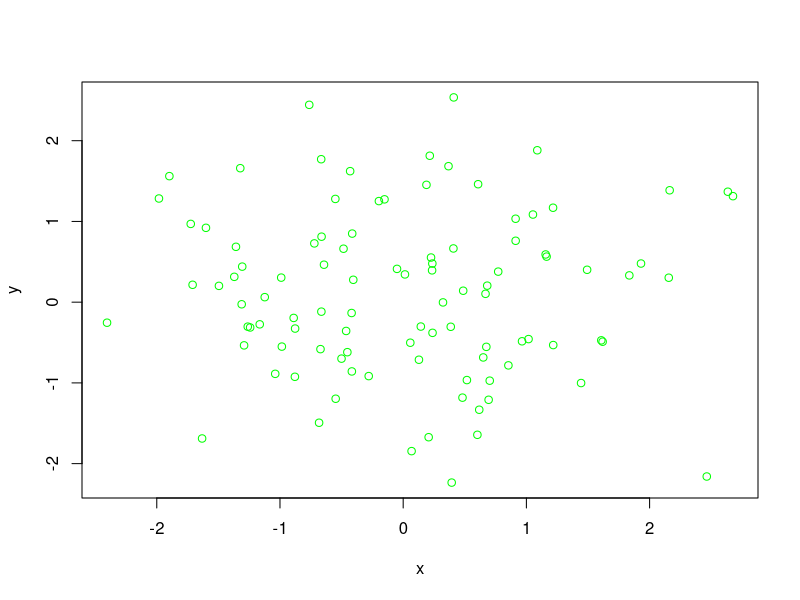
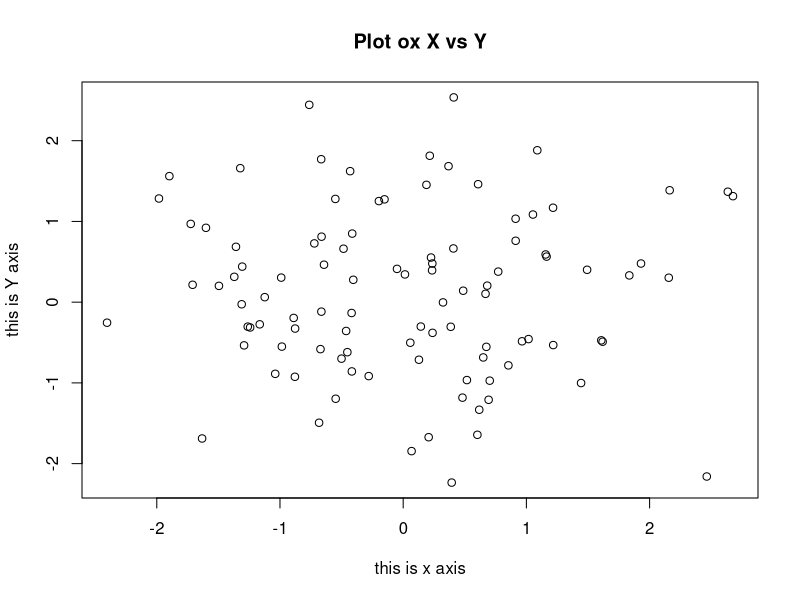
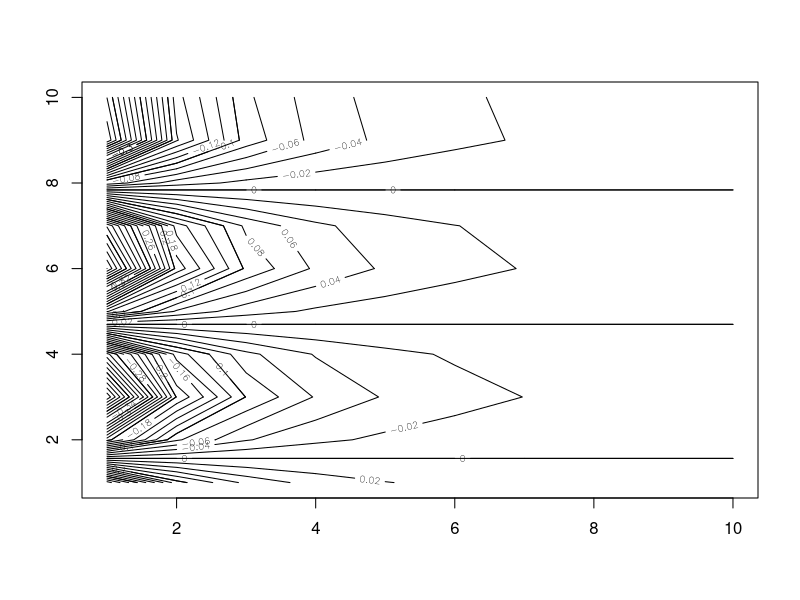
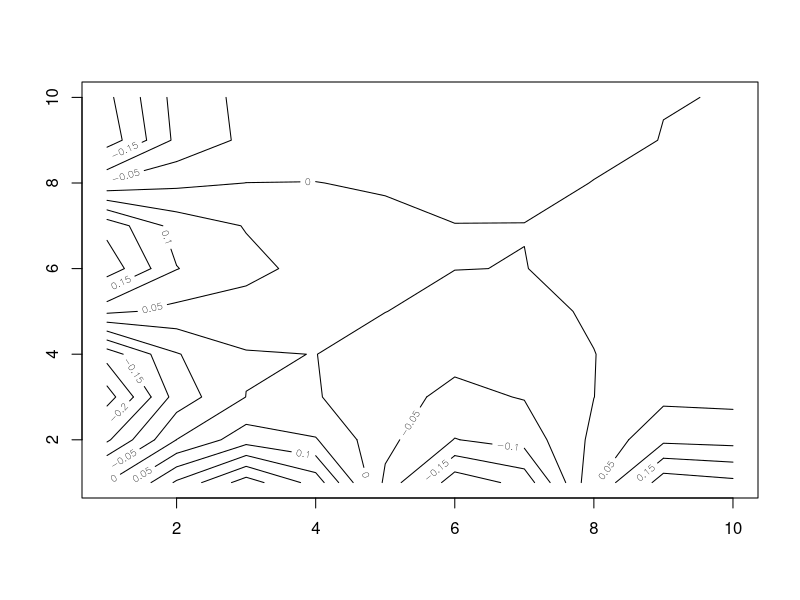
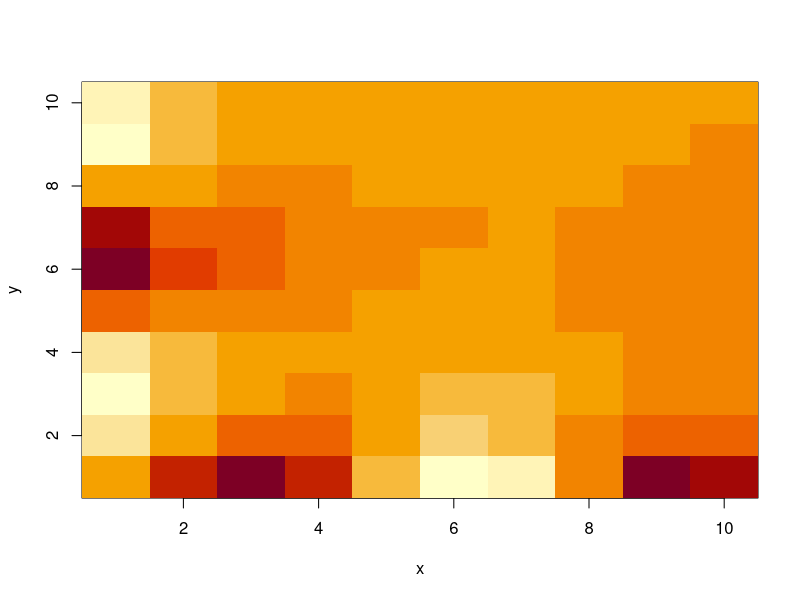
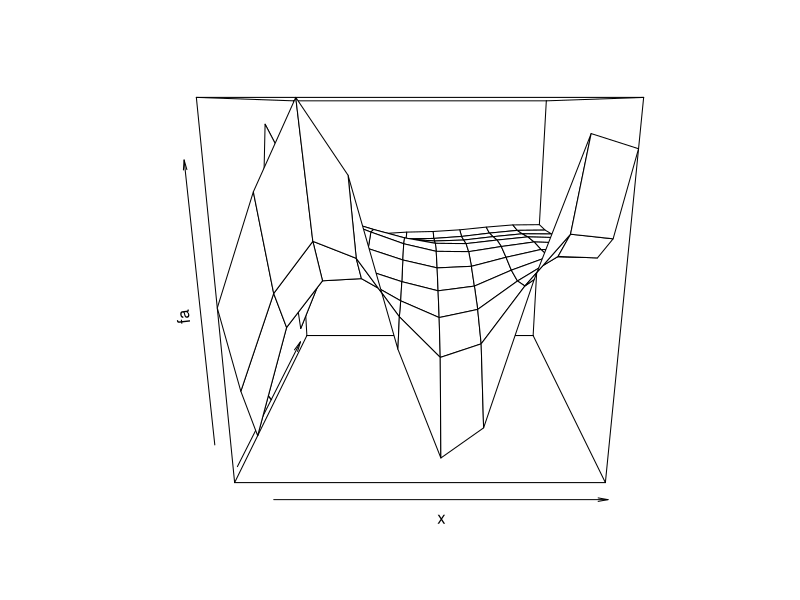
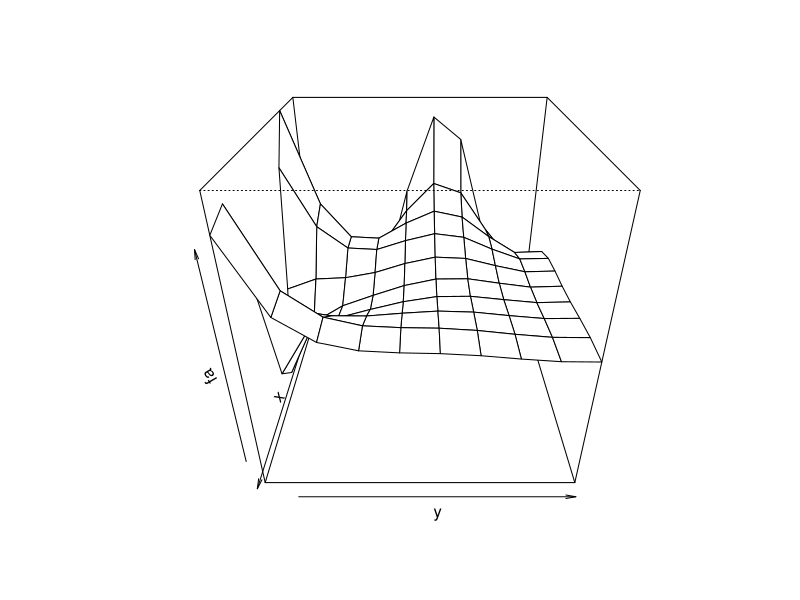
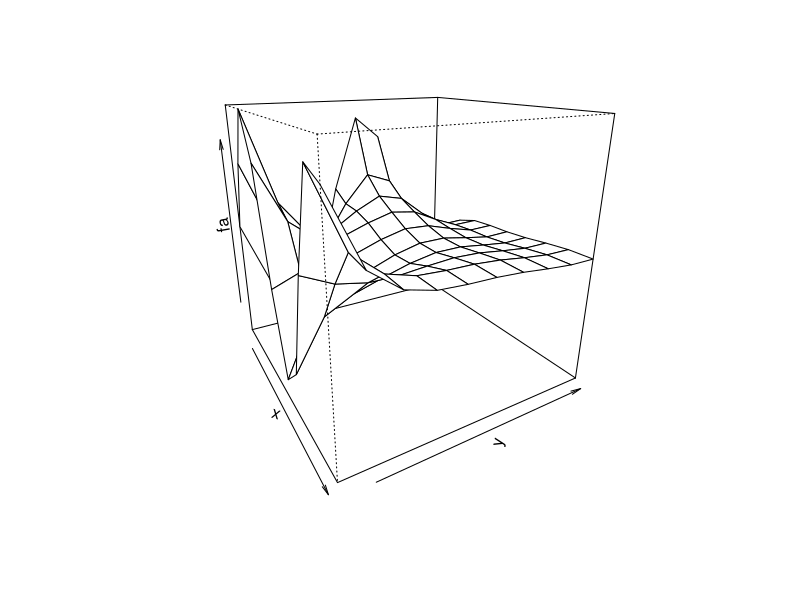

Write the R code that produced these figures, in order.
## ---- chunk 1
knitr::opts_chunk$set(echo = TRUE)
## ---- chunk 2
x=c(1,3,4,5)
x
y=c(4,5,80,-3)
y
length(x)
length(x)+length(y)
x-y
z=x+y

## ---- chunk 3
ls()
rm(z)
ls()
rm(list=ls()) #empty out the list
ls()
## ---- chunk 4

x = matrix(data=c(1,2,3,4,5,6), nrow=2 , ncol = 3, byrow=TRUE)
x
y = matrix(data=c(1,2,3,4,5,6), nrow=2 , ncol = 3, byrow=FALSE)
y
## ---- chunk 5
z= matrix(c(1,2,3,4,5,6), 3,2)
z
sqrt(x)
y^2
## ---- chunk 6
x=rnorm(50)

y=x+rnorm(50,mean=50, sd=.1)
cor(x,y)
## ---- chunk 7
set.seed(1303)
rnorm(50)
## ---- chunk 8
set.seed(3)
y=rnorm(100)
mean(y)
var(y)
sqrt(var(y))
sd(y)
#as we see variance = standard deviation.sq
## ---- chunk 9
x=rnorm(100)
y=rnorm(100)
plot(x,y, col="green")
plot(x,y,xlab = "this is x axis", ylab = "this is Y axis", main="Plot ox X vs Y")
## ---- chunk 10
x=seq(1,10)
x
y=1:10
y
z=seq(-pi,pi,length=50)
z
## ---- chunk 11
y=x
f= outer(x,y, function(x,y) cos(y)/(1+x^2))
contour(x,y,f)
contour(x,y,f , nlevels = 45 , add = T)
fa=(f-t(f))/2
contour(x,y,fa,nlevels = 15)
## ---- chunk 12
image(x,y,fa)
persp(x,y,fa)
persp(x,y,fa, theta = 90, phi=30)
persp(x,y,fa, theta = 60, phi=20)
persp(x,y,fa, theta = 40, phi=15)
## ---- chunk 13
A= matrix(1:16, 4,4)
A
A[2,3]
## ---- chunk 14
A[c(1,3),c(2,4)]
## ---- chunk 15
A[1:3,2:4]
## ---- chunk 16
A[1:2,]
## ---- chunk 17
A[,1:2]
## ---- chunk 18
A[1,]
## ---- chunk 19
A
A[c(1,3),]
A[-c(1,3),]#second and last row 
## ---- chunk 20
A[-c(1,3),-c(1,3,4)]
## ---- chunk 21
dim(A)
